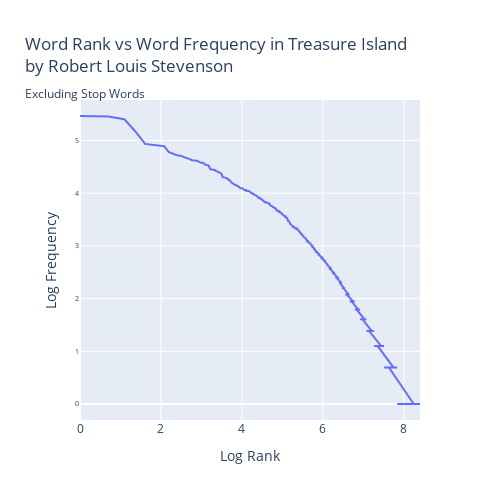

Write notebook code for a chart like this one.
### Markdown cell above
### 6. Does the observed relative frequency of these words follow Zipf’s law? Explain.
According to the text Natural Language Processing with Python:
Zipf’s Law: Let *f(w)* be the frequency of a word *w* in free text. Suppose that all the words of a text are ranked according to their frequency, with the most frequent word first. Zipf’s Law states that the frequency of a word type is inversely
proportional to its rank (i.e., *f × r = k*, for some constant *k*).

Plotting word rank vs. word frequency, both in log scale, will yield a straight line with negative slope if Zipf's law holds true.

The first plot below of word rank vs. word frequency is after stop words have been excluded.  This line is not quite straight and has more of a curve.  We conclude Zipf's law is not observed after removal of stop words.

The second plot below includes the stop words.  This line is rather straight with decreasing slope.  Therefore, we conclude that this corpus of Treasure Island follows Zipf's Law.

### Code cell
fig = go.Figure()

fig.add_trace(go.Scatter(y = np.log(df_words['frequency']), x = np.log(df_words.index + 1)))

fig.update_layout(go.Layout(
    title='Word Rank vs Word Frequency in Treasure Island<br>by Robert Louis Stevenson <br><sub>Excluding Stop Words</sub>',
    width=500,
    height=500,
    xaxis=dict(
        title='Log Rank' #, tickangle = 90
    ),
    yaxis=dict(
        title='Log Frequency', tickfont=dict(size=7)
    )
))
fig.show()

### Figure 1 — Plotly figure (JSON) as saved in the notebook; plotly's stock layout.template omitted (floating-point values rounded to 4 significant figures; data arrays with more than 128 entries replaced by an {"elided": "..."} marker saying what was removed)
{"data": [{"type": "scatter", "x": {"elided": "4454 float values"}, "y": {"elided": "4454 float values"}}], "layout": {"height": 500, "title": {"text": "Word Rank vs Word Frequency in Treasure Island<br>by Robert Louis Stevenson <br><sub>Excluding Stop Words</sub>"}, "width": 500, "xaxis": {"title": {"text": "Log Rank"}}, "yaxis": {"tickfont": {"size": 7}, "title": {"text": "Log Frequency"}}}}
